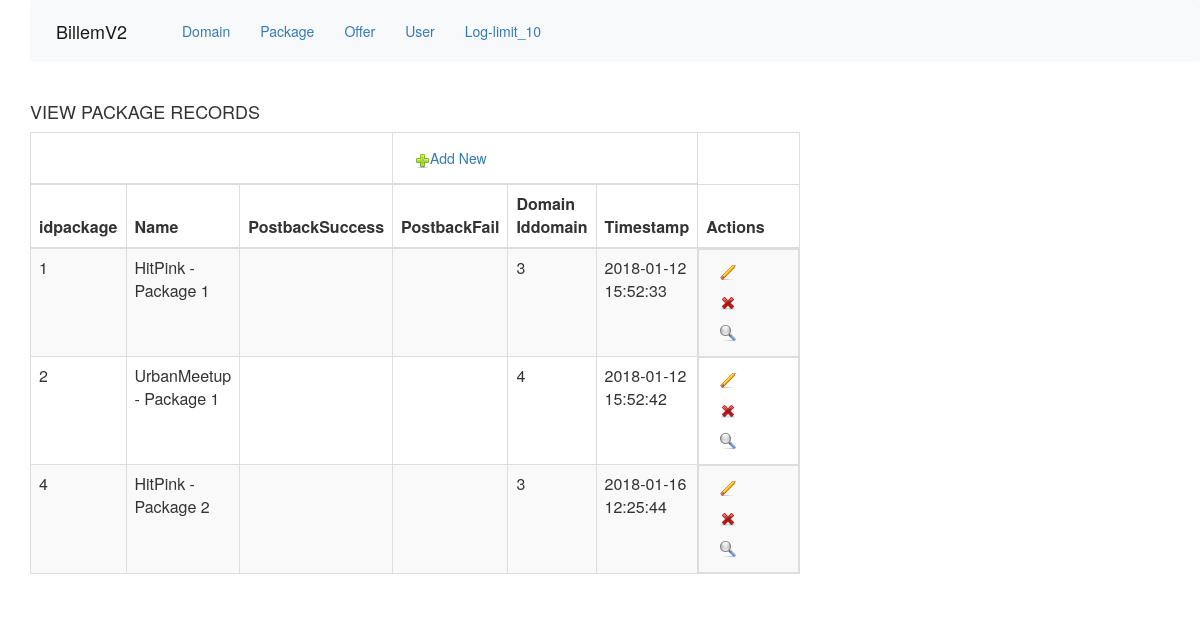
The app's page /package_view.php with its own data.
### tables this page shows
CREATE TABLE `package` (
  `idpackage` int(10) UNSIGNED NOT NULL,
  `name` varchar(45) DEFAULT NULL,
  `postbackSuccess` varchar(45) DEFAULT NULL,
  `postbackFail` varchar(45) DEFAULT NULL,
  `timestamp` timestamp NOT NULL DEFAULT CURRENT_TIMESTAMP ON UPDATE CURRENT_TIMESTAMP,
  `domain_iddomain` int(10) UNSIGNED NOT NULL
);

### classes/dboptions.php (called while the page is built, shortened)
<?php
class dboptions
{
	public function rawSelect($sql)
	{
		$db = DB::getInstance();
		return $db->query($sql);
	}
}

### classes/package.php (called while the page is built, shortened)
<?php
class package
{
	public function SelectAll()
	{
		$dbc    = new dboptions();
		$record = $dbc->rawSelect("SELECT * FROM package");
		return $record->fetchAll(PDO::FETCH_OBJ);
	}
}

### public/package_view.php (the view, shortened to what this page needs)
<?php
include '../public/nav.php';
include '../public/header.php';
?>
<!DOCTYPE html >
<html xmlns = "http://www.w3.org/1999/xhtml">
<head>
	<link rel = "stylesheet" href = "https://maxcdn.bootstrapcdn.com/bootstrap/3.3.6/css/bootstrap.min.css"/>
</head>
<body>
<div class = "row">
	<div class = "col-md-8">
		<h4>VIEW PACKAGE RECORDS</h4>
		<table align = "center" class = "table table-striped table-bordered">
			<thead>
			<tr>
				<th colspan = "3">&nbsp;</th>
				<th colspan = "3"><a href = "package_add.php" title = "Add New"><span class = "btn btn-mini"><img
									src = "assets/icons/add.png" width = "16" height = "16">Add New</span></a></th>
			</tr>
			<tr>
				<th>idpackage</th>
				<th>Name</th>
				<th>PostbackSuccess</th>
				<th>PostbackFail</th>
				<th>Domain Iddomain</th>
				<th>Timestamp</th>
				<th colspan = "3" width = "15%">Actions</th>
			</tr>
			</thead>
			<tbody>
			<?php
			$na = new package();
			$result = $na->SelectAll();
			foreach ($result as $rows) {
				?>
				<tr>
					<td><?php echo ucwords($rows->idpackage); ?></td>
					<td><?php echo ucwords($rows->name); ?></td>
					<td><?php echo ucwords($rows->postbackSuccess); ?></td>
					<td><?php echo ucwords($rows->postbackFail); ?></td>
					<td><?php echo ucwords($rows->domain_iddomain); ?></td>
					<td><?php echo ucwords($rows->timestamp); ?></td>
					<td class = "btn-group"><a href = "package_update.php?idpackage=<?php echo $rows->idpackage; ?>"
											   title = "Update"><span class = "btn btn-mini"><img
										src = "assets/icons/update.png" width = "16" height = "16"></span></a>
						<a href = "package_view.php?idpackage=<?php echo $rows->idpackage; ?>" title = "Delete"> <span
									class = "btn btn-mini"><img src = "assets/icons/delete.png" width = "16"
																height = "16"></span></a>
						<a href = "package_details.php?idpackage=<?php echo $rows->idpackage; ?>"
						   title = "Details"><span class = "btn btn-mini"><img src = "assets/icons/details.png"
																			   width = "16" height = "16"></span></a>
				</tr>
			<?php } ?>
			</tbody>
		</table>
	</div>
</div>
</body>
</html>

### public/package_view.php (style rules this page uses)
body { margin-left: 30px; }

### records on screen
package: idpackage "1", name "HitPink - Package 1", domain_iddomain "3", timestamp "2018-01-12 15:52:33"
package: idpackage "2", name "UrbanMeetup - Package 1", domain_iddomain "4", timestamp "2018-01-12 15:52:42"
package: idpackage "4", name "HitPink - Package 2", domain_iddomain "3", timestamp "2018-01-16 12:25:44"
